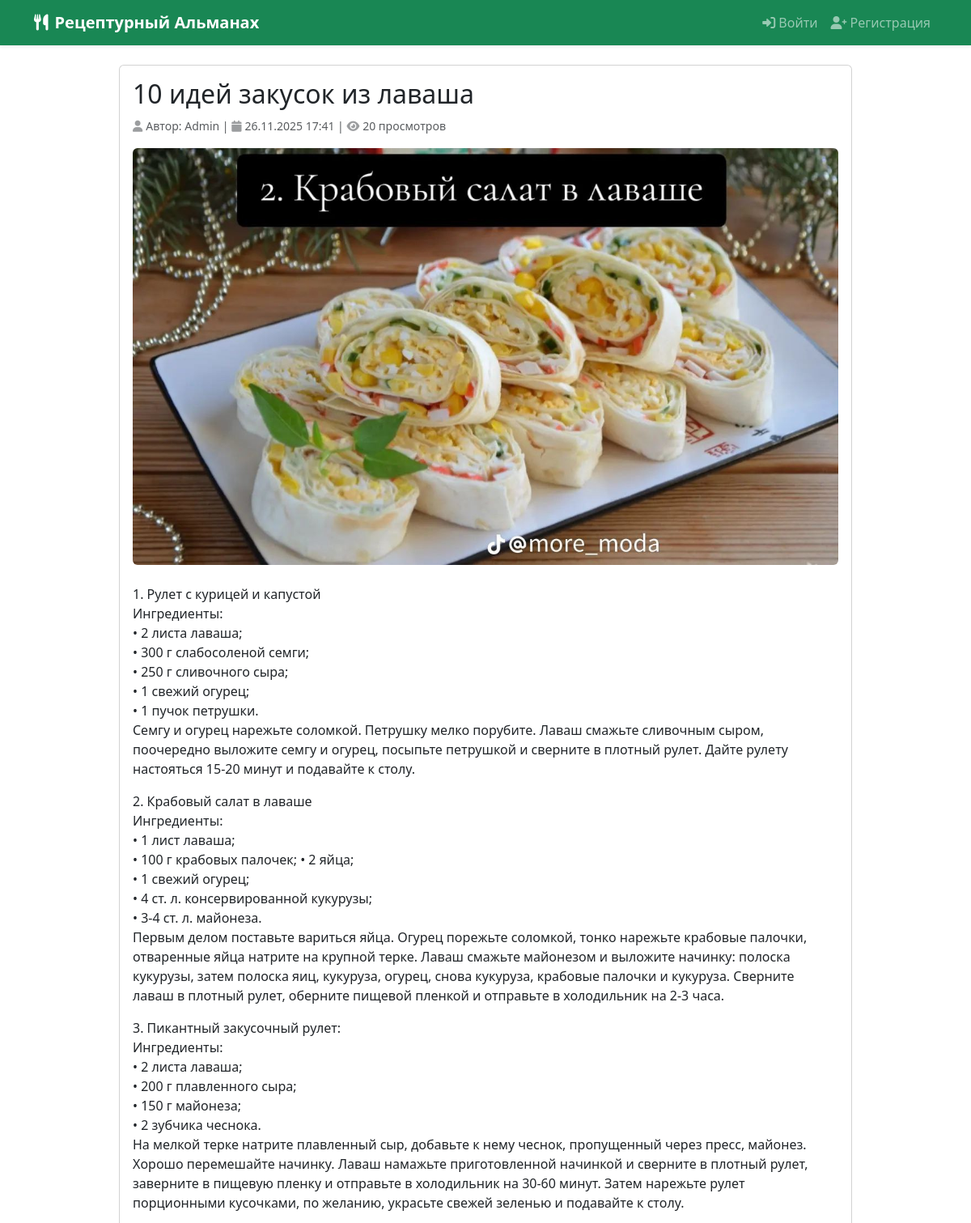
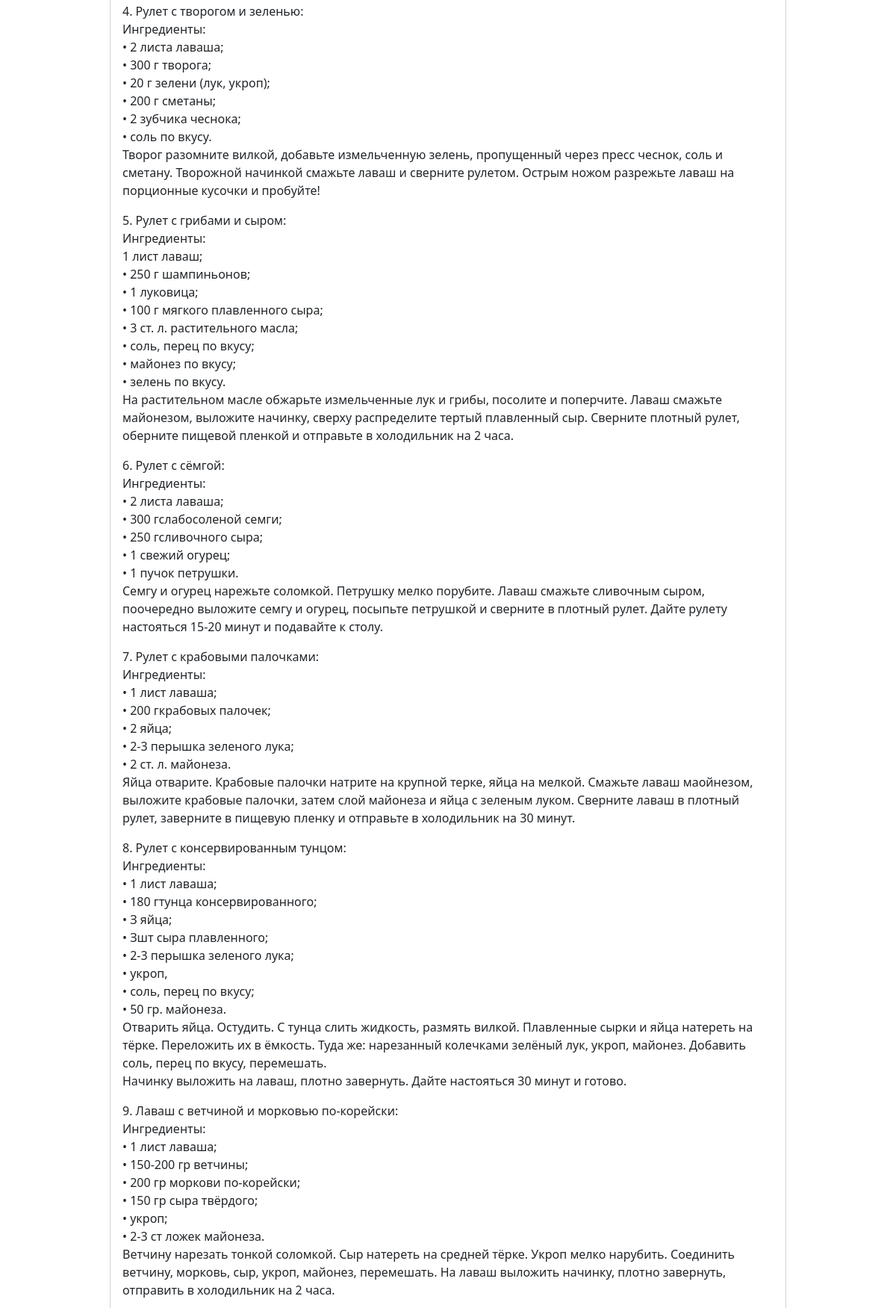
Page /others/articles/3/ (upper part) on the committed database (2 pictures, top to bottom).
### others/models.py (models this page shows, shortened)
class Article(models.Model):
    ARTICLE_STATUS = [
        ('draft', 'Черновик'),
        ('published', 'Опубликовано'),
        ('rejected', 'Отклонено'),
        ('pending_review', 'На рассмотрении'),
    ]
    ARTICLE_TYPES = [
        ('text_only', 'Только текст'),
        ('photo_only', 'Только фотографии'),
        ('mixed', 'Текст и фотографии'),
    ]
    title = models.CharField(max_length=200, verbose_name="Заголовок")
    content = models.TextField(verbose_name="Содержание", blank=True)
    article_type = models.CharField(
        max_length=20,
        choices=ARTICLE_TYPES,
        default='mixed',
        verbose_name="Тип статьи"
    )
    author = models.ForeignKey(User, on_delete=models.CASCADE, verbose_name="Автор", related_name='articles')
    published_at = models.DateTimeField(auto_now_add=True, verbose_name="Дата публикации")
    updated_at = models.DateTimeField(auto_now=True, verbose_name="Дата обновления")
    main_image = models.ImageField(
        upload_to='articles/images/',
        blank=True,
        null=True,
        verbose_name="Главное изображение"
    )
    status = models.CharField(max_length=20, choices=ARTICLE_STATUS, default='draft', verbose_name="Статус")
    views_count = models.PositiveIntegerField(default=0, verbose_name="Количество просмотров")
    suggested_by = models.ForeignKey(User, on_delete=models.SET_NULL, null=True, blank=True,
                                     verbose_name="Предложено пользователем", related_name='suggested_articles')
    class Meta:
        verbose_name = "Статья"
        verbose_name_plural = "Статьи"
        ordering = ['-published_at']

### others/views.py (the view)
# urls.py: path('articles/<int:pk>/', views.article_detail, name='article-detail'),
def article_detail(request, pk):
    article = get_object_or_404(Article.objects.prefetch_related('additional_images'), pk=pk)
    if article.status != 'published' and not (request.user.is_staff or request.user == article.author):
        messages.error(request, 'Эта статья недоступна для просмотра.')
        return redirect('others:articles-list')
    article.views_count += 1
    article.save()
    return render(request, 'others/article_detail.html', {'article': article})

### templates/others/article_detail.html (shortened to what this page needs)
{% extends 'base.html' %}
{% load static %}
{% block content %}
<div class="container mt-4">
    <div class="row justify-content-center">
        <div class="col-lg-10">
            <article class="card mb-4">
                <div class="card-body">
                    <h1 class="card-title h2">{{ article.title }}</h1>
                    <div class="article-meta text-muted mb-3">
                        <small>
                            <i class="fas fa-user me-1"></i>Автор: {{ article.author.username }} |
                            <i class="fas fa-calendar me-1"></i>{{ article.published_at|date:"d.m.Y H:i" }} |
                            <i class="fas fa-eye me-1"></i>{{ article.views_count }} просмотров
                        </small>
                    </div>
                    {% if article.main_image %}
                    <div class="main-image mb-4 text-center">
                        <img src="{{ article.main_image.url }}" alt="{{ article.title }}"
                             class="img-fluid rounded" style="max-width: 100%; height: auto;">
                    </div>
                    {% endif %}
                    {% if article.content %}
                    <div class="article-content mb-4">
                        {{ article.content|linebreaks }}
                    </div>
                    {% endif %}
                </div>
            </article>
        </div>
    </div>
</div>
{% endblock %}

### static/css/style.css (style rules this page uses)
.text-muted i { opacity: 0.6; }
html { scroll-behavior: smooth; }

### rows in the picture
Article: title "10 идей закусок из лаваша", author.username "Admin", published_at "26.11.2025 17:41", views_count "20", main_image (picture), content "1. Рулет с курицей и капустой Ингредиенты: • 2 листа лаваша; • 300 г слабосоленой семги; • 250 г сливочного сыра; • 1 свежий огурец; • 1 пучок петрушки. Семгу и огурец нарежьте соломкой. Петрушку мелко порубите. Лаваш смажьте сливочным сыром, поочередно выложите семгу и огурец, посыпьте петрушкой и сверните в плотный рулет. Дайте рулету настояться 15-20 минут и подавайте к столу. 2. Крабовый салат в лаваше Ингредиенты: • 1 лист лаваша; • 100 г крабовых палочек; • 2 яйца; • 1 свежий огурец; • 4 ст. л. консервированной кукурузы; • 3-4 ст. л. майонеза. Первым делом поставьте вариться яйца. Огурец порежьте соломкой, тонко нарежьте крабовые палочки, отваренные яйца натрите на крупной терке.…"
